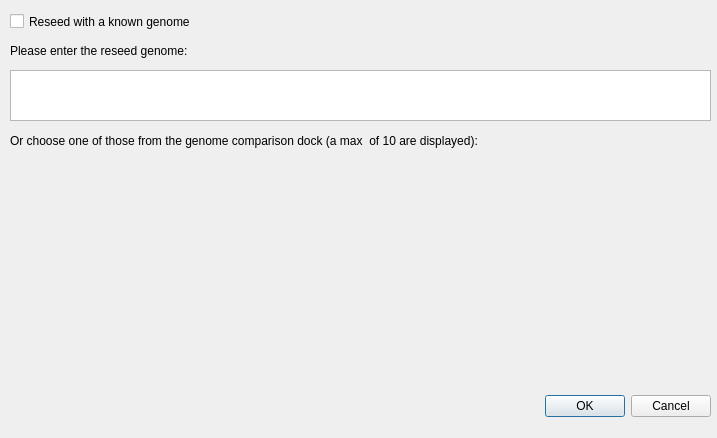
<?xml version="1.0" encoding="UTF-8"?>
<ui version="4.0">
 <class>Reseed</class>
 <widget class="QDialog" name="Reseed">
  <property name="geometry">
   <rect>
    <x>0</x>
    <y>0</y>
    <width>717</width>
    <height>438</height>
   </rect>
  </property>
  <property name="windowTitle">
   <string>Dialog</string>
  </property>
  <widget class="QDialogButtonBox" name="buttonBox">
   <property name="geometry">
    <rect>
     <x>370</x>
     <y>390</y>
     <width>341</width>
     <height>32</height>
    </rect>
   </property>
   <property name="orientation">
    <enum>Qt::Horizontal</enum>
   </property>
   <property name="standardButtons">
    <set>QDialogButtonBox::Cancel|QDialogButtonBox::Ok</set>
   </property>
  </widget>
  <widget class="QLabel" name="label">
   <property name="geometry">
    <rect>
     <x>10</x>
     <y>40</y>
     <width>361</width>
     <height>21</height>
    </rect>
   </property>
   <property name="text">
    <string>Please enter the reseed genome:</string>
   </property>
  </widget>
  <widget class="QPlainTextEdit" name="genomeTextEdit">
   <property name="geometry">
    <rect>
     <x>10</x>
     <y>70</y>
     <width>701</width>
     <height>51</height>
    </rect>
   </property>
  </widget>
  <widget class="QCheckBox" name="checkBoxReseedSession">
   <property name="geometry">
    <rect>
     <x>10</x>
     <y>10</y>
     <width>331</width>
     <height>23</height>
    </rect>
   </property>
   <property name="text">
    <string>Reseed with a known genome</string>
   </property>
  </widget>
  <widget class="QLabel" name="label_2">
   <property name="geometry">
    <rect>
     <x>10</x>
     <y>120</y>
     <width>701</width>
     <height>41</height>
    </rect>
   </property>
   <property name="text">
    <string>Or choose one of those from the genome comparison dock (a max  of 10 are displayed):</string>
   </property>
  </widget>
  <widget class="QWidget" name="verticalLayoutWidget">
   <property name="geometry">
    <rect>
     <x>10</x>
     <y>150</y>
     <width>701</width>
     <height>231</height>
    </rect>
   </property>
   <layout class="QVBoxLayout" name="genomesLayout"/>
  </widget>
 </widget>
 <resources/>
 <connections>
  <connection>
   <sender>buttonBox</sender>
   <signal>accepted()</signal>
   <receiver>Reseed</receiver>
   <slot>accept()</slot>
   <hints>
    <hint type="sourcelabel">
     <x>248</x>
     <y>254</y>
    </hint>
    <hint type="destinationlabel">
     <x>157</x>
     <y>274</y>
    </hint>
   </hints>
  </connection>
  <connection>
   <sender>buttonBox</sender>
   <signal>rejected()</signal>
   <receiver>Reseed</receiver>
   <slot>reject()</slot>
   <hints>
    <hint type="sourcelabel">
     <x>316</x>
     <y>260</y>
    </hint>
    <hint type="destinationlabel">
     <x>286</x>
     <y>274</y>
    </hint>
   </hints>
  </connection>
 </connections>
</ui>
